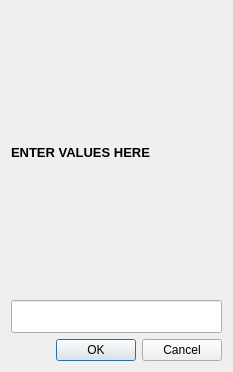
<?xml version="1.0" encoding="UTF-8"?>
<ui version="4.0">
 <class>EmailDialog</class>
 <widget class="QDialog" name="EmailDialog">
  <property name="geometry">
   <rect>
    <x>0</x>
    <y>0</y>
    <width>233</width>
    <height>372</height>
   </rect>
  </property>
  <property name="windowTitle">
   <string>Dialog</string>
  </property>
  <layout class="QGridLayout" name="gridLayout">
   <item row="0" column="0">
    <widget class="QLabel" name="label">
     <property name="font">
      <font>
       <pointsize>10</pointsize>
       <weight>75</weight>
       <bold>true</bold>
      </font>
     </property>
     <property name="text">
      <string>ENTER VALUES HERE</string>
     </property>
    </widget>
   </item>
   <item row="1" column="0">
    <widget class="QLineEdit" name="lineEdit">
     <property name="font">
      <font>
       <pointsize>16</pointsize>
       <weight>75</weight>
       <bold>true</bold>
      </font>
     </property>
    </widget>
   </item>
   <item row="2" column="0">
    <widget class="QDialogButtonBox" name="buttonBox">
     <property name="orientation">
      <enum>Qt::Horizontal</enum>
     </property>
     <property name="standardButtons">
      <set>QDialogButtonBox::Cancel|QDialogButtonBox::Ok</set>
     </property>
    </widget>
   </item>
  </layout>
 </widget>
 <resources/>
 <connections>
  <connection>
   <sender>buttonBox</sender>
   <signal>accepted()</signal>
   <receiver>EmailDialog</receiver>
   <slot>accept()</slot>
   <hints>
    <hint type="sourcelabel">
     <x>248</x>
     <y>254</y>
    </hint>
    <hint type="destinationlabel">
     <x>157</x>
     <y>274</y>
    </hint>
   </hints>
  </connection>
  <connection>
   <sender>buttonBox</sender>
   <signal>rejected()</signal>
   <receiver>EmailDialog</receiver>
   <slot>reject()</slot>
   <hints>
    <hint type="sourcelabel">
     <x>316</x>
     <y>260</y>
    </hint>
    <hint type="destinationlabel">
     <x>286</x>
     <y>274</y>
    </hint>
   </hints>
  </connection>
 </connections>
</ui>
